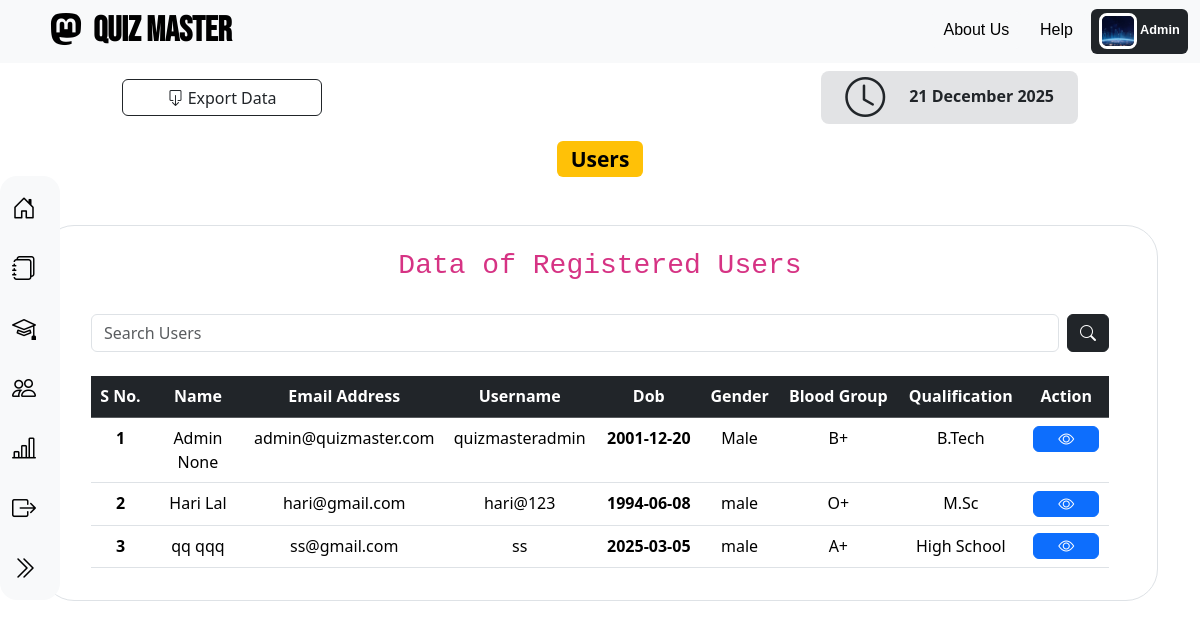
The page /search_user on the database its author committed.
### application/models.py (models this page shows)
class User(db.Model):  # Student Model
    id = db.Column(db.Integer, primary_key=True)
    firstname = db.Column(db.String(), nullable=False)
    lastname = db.Column(db.String())
    dob = db.Column(db.Date(), nullable=False)
    gender = db.Column(db.String(), nullable=False)
    bloodgroup = db.Column(db.String(), nullable=False)
    qualification = db.Column(db.String(), nullable=False)
    email = db.Column(db.String(), unique=True, nullable=False)
    username = db.Column(db.String(), unique=True, nullable=False)
    password = db.Column(db.String(), nullable=False)
    profile_image = db.Column(db.String(), nullable=False)
    type = db.Column(db.String(), default="general")
    subjects = db.relationship('Subject', secondary=user_subject, backref='thatuser')
    scores = db.relationship("Score", backref="thatuser", cascade="all, delete-orphan")

### application/controllers.py (the view)
@app.route("/search_user", methods=["GET", "POST"])
def search_user():
    query = request.args.get('usr', '')  # Get search query from URL parameters
    all_users = User.query.filter(
            or_(
                User.firstname.ilike(f"%{query}%"),
                User.lastname.ilike(f"%{query}%"),
                User.username.ilike(f"%{query}%"),
                User.email.ilike(f"%{query}%")
            )
        ).all()
    this_user = User.query.filter_by(type="admin").first()
    return render_template("admin/admin_user.html", this_user=this_user, all_users=all_users)

### templates/admin/admin_user.html (shortened to what this page needs)
{% extends 'base/admin_base.html' %}
{% block admin_content %}
<div class="px-4 text-center">
  <div class="mb-5">
    <h3 ><span class="badge text-bg-warning">Users</span></h3>
  </div>
    <div class="container my-5">
        <div class="position-relative px-5 py-3 text-center text-muted bg-body border border-dashed rounded-5">
            <div class="d-flex justify-content-center position-relative">
                <h2><code>Data of Registered Users</code></h2>
            </div> <br>
            <form class="d-flex" role="search" action="/search_user">
                <input class="form-control me-2" type="search"  name="usr" placeholder="Search Users" aria-label="Search">
                <button class="btn btn-dark" type="submit"><i class="bi bi-search"></i></button>
            </form><br>
            <div>
                <table class="table table-hover">
                    <thead class="table-dark">
                    <tr>
                        <th scope="col">S No.</th>
                        <th scope="col" class="text-wrap" style="width: 6rem;">Name</th>
                        <th scope="col" class="text-wrap" style="width: 6rem;">Email Address</th>
                        <th scope="col">Username</th>
                        <th scope="col">Dob</th>
                        <th scope="col">Gender</th>
                        <th scope="col">Blood Group</th>
                        <th scope="col">Qualification</th>
                        <th scope="col">Action</th>
                    </tr>
                    </thead>
                    <tbody class="table-group-divider">
                    {% for user in all_users %}
                      <tr class="pt-5">
                          <th scope="row">{{ loop.index }}</th>
                          <td >{{ user.firstname }} {{ user.lastname }}</td>
                          <td >{{ user.email }}</td>
                          <td>{{ user.username }}</td>
                          <th>{{ user.dob }}</th>
                          <td>{{ user.gender }}</td>
                          <td>{{ user.bloodgroup }}</td>
                          <td>{{ user.qualification }}</td>
                          <td>
                              <a href="" class="btn btn-primary view-btn" type="button"><i class="bi bi-eye"></i></a>
                          </td>
                      </tr>
                    {% endfor %}
                    </tbody>
                </table>
            </div>
        </div><br>
    </div>
</div>
{% endblock %}

### templates/base/admin_base.html (shortened to what this page needs)
{% extends 'base/base.html' %}
{% block page_css %}
  <link rel="stylesheet" href="/static/admin.css">
{% endblock %}
{% block profile %}
<a href="/go_to_profile" type="button">
  <span class="badge text-bg-dark">
      <img src="/static/uploads/{{ this_user.profile_image }}" width="38px" height="36px" class="rounded-3 border border-3 border-white" alt="..."> {{ this_user.firstname }}
  </span>
</a>
{% endblock %}
{% block page_body %}
<div class="sidebar" id="sidebar">
    <a href="/admin_home" id="ahome">
      <i class="bi bi-house-door"></i>
    </a>
    <a href="/admin_subject" id="asub">
      <i class="bi bi-journals"></i>
    </a>
    <a href="/admin_instructor" id="ainstructor">
      <i class="bi bi-mortarboard"></i>
    </a>
    <a href="/admin_user" id="a_user">
        <i class="bi bi-people"></i>
      </a>
    <a href="/admin_summary" id="asummary">
      <i class="bi bi-bar-chart-line"></i>
    </a>
    <a href="/logout">
      <i class="bi bi-box-arrow-right"></i>
    </a>
    <a href="#" id="toggleSidebar">
      <i class="bi bi-chevron-double-right" id="toggleIcon"></i>
    </a>
  </div>
  <main class="position asbolute">
    <div class="px-4 text-center">
      <div class="d-flex align-items-center justify-content-between position-relative mb-3 mt-2" style="padding-inline: 98px;">
        <a class="btn btn-outline-dark" type="button" style="height: 37px; width:200px;">
            <i class="bi bi-box-arrow-down"></i> Export Data
        </a>
        <div class="d-flex justify-content-center align-items-center p-4 bg-secondary-subtle bg-opacity-15 rounded-3" style="height: 53px; width: auto;">
            <span class="display-6 lh-1 text-dark mb-0"><i class="bi bi-clock"></i></span>
            <div class="ms-4 h6 fw-normal mb-0">
                <div class="d-flex">
                    <h6 class="mb-0 fw-bold">21 December 2025</h6>
                </div>
            </div>
        </div>
      </div>
    </div>
    {% block admin_content %} {% endblock %}
  </main>
{% endblock %}

### static/base.css (style rules this page uses)
html, body { height: 100%; margin: 0; display: flex; flex-direction: column; }
main { flex-grow: 1; }

### static/admin.css (style rules this page uses)
.sidebar { width: 60px; height: 53vh; background: #f8f9fa; transition: width 0.3s ease-in-out; overflow: hidden; position: fixed; top: 0; left: 0; padding-top: 2px; border-radius: 17px; margin-top: 176px; z-index: 1000; }
.sidebar a { display: flex; align-items: center; text-decoration: none; color: black; padding: 12px; font-size: 16px; transition: background 0.3s; }
.sidebar a i { font-size: 24px; margin-right: 10px; }

### templates/admin/admin_user.html (style rules this page uses)
.view-btn { padding: 0px 24px; margin-top: -3px; }

### rows shown on the page
User: profile_image (picture), firstname "Admin", lastname "None", email "admin@quizmaster.com", username "quizmasteradmin", dob "2001-12-20", gender "Male", bloodgroup "B+", qualification "B.Tech"
User: firstname "Hari", lastname "Lal", email "hari@gmail.com", username "hari@123", dob "1994-06-08", gender "male", bloodgroup "O+", qualification "M.Sc"
User: firstname "qq", lastname "qqq", email "ss@gmail.com", username "ss", dob "2025-03-05", gender "male", bloodgroup "A+", qualification "High School"
